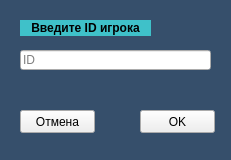
<?xml version="1.0" encoding="UTF-8"?>
<ui version="4.0">
 <class>Form</class>
 <widget class="QWidget" name="Form">
  <property name="geometry">
   <rect>
    <x>0</x>
    <y>0</y>
    <width>231</width>
    <height>160</height>
   </rect>
  </property>
  <property name="minimumSize">
   <size>
    <width>231</width>
    <height>160</height>
   </size>
  </property>
  <property name="maximumSize">
   <size>
    <width>231</width>
    <height>160</height>
   </size>
  </property>
  <property name="windowTitle">
   <string>ID игрока</string>
  </property>
  <widget class="QLineEdit" name="lineEdit">
   <property name="geometry">
    <rect>
     <x>20</x>
     <y>50</y>
     <width>191</width>
     <height>20</height>
    </rect>
   </property>
   <property name="text">
    <string/>
   </property>
   <property name="placeholderText">
    <string>ID</string>
   </property>
  </widget>
  <widget class="QLabel" name="label">
   <property name="geometry">
    <rect>
     <x>20</x>
     <y>20</y>
     <width>131</width>
     <height>16</height>
    </rect>
   </property>
   <property name="font">
    <font>
     <pointsize>9</pointsize>
     <weight>75</weight>
     <bold>true</bold>
    </font>
   </property>
   <property name="styleSheet">
    <string notr="true">background-color: rgb(63, 193, 201);</string>
   </property>
   <property name="text">
    <string>Введите ID игрока</string>
   </property>
   <property name="alignment">
    <set>Qt::AlignCenter</set>
   </property>
  </widget>
  <widget class="QPushButton" name="pushButton">
   <property name="geometry">
    <rect>
     <x>140</x>
     <y>110</y>
     <width>75</width>
     <height>23</height>
    </rect>
   </property>
   <property name="text">
    <string>OK</string>
   </property>
  </widget>
  <widget class="QPushButton" name="pushButton_2">
   <property name="geometry">
    <rect>
     <x>20</x>
     <y>110</y>
     <width>75</width>
     <height>23</height>
    </rect>
   </property>
   <property name="text">
    <string>Отмена</string>
   </property>
  </widget>
  <widget class="QLabel" name="label_10">
   <property name="geometry">
    <rect>
     <x>-10</x>
     <y>-20</y>
     <width>251</width>
     <height>181</height>
    </rect>
   </property>
   <property name="styleSheet">
    <string notr="true">background-color: rgb(54, 79, 107);</string>
   </property>
   <property name="text">
    <string/>
   </property>
  </widget>
  <zorder>label_10</zorder>
  <zorder>lineEdit</zorder>
  <zorder>label</zorder>
  <zorder>pushButton</zorder>
  <zorder>pushButton_2</zorder>
 </widget>
 <resources/>
 <connections/>
</ui>
